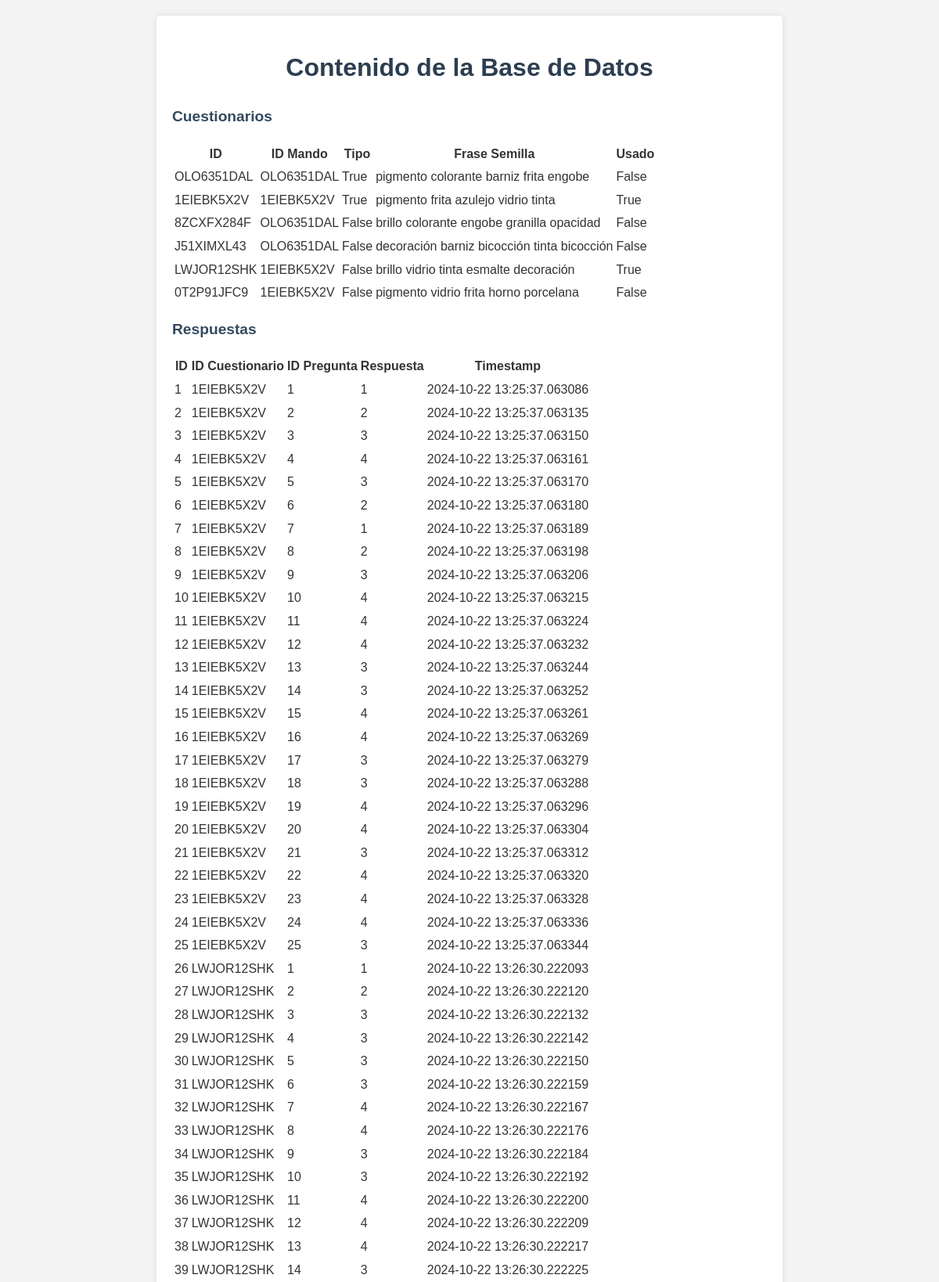
The page /database (upper part) on the database its author committed.
### models.py (models this page shows, shortened)
class Cuestionario(db.Model):
    id = db.Column(db.String(8), primary_key=True)  # Moved to the top
    manager_id = db.Column(db.String(8), nullable=False)  # manager_id follows id
    tipo = db.Column(db.Boolean, nullable=False)  # Changed to Boolean
    frase_semilla = db.Column(db.String(100), unique=True, nullable=False)
    usado = db.Column(db.Boolean, default=False)

class Respuesta(db.Model):
    cuestionario_id = db.Column(
        db.String(8), db.ForeignKey("cuestionario.id"), nullable=False
    )
    id = db.Column(db.Integer, primary_key=True)  # ID follows cuestionario_id
    id_pregunta = db.Column(db.Integer, nullable=False)
    respuesta = db.Column(db.Integer, nullable=False)
    timestamp = db.Column(db.DateTime, nullable=False)

### routes.py (the view)
@main.route("/database")
def database_content():
    cuestionarios = Cuestionario.query.all()
    respuestas = Respuesta.query.all()
    return render_template(
        "database.html", cuestionarios=cuestionarios, respuestas=respuestas
    )

### templates/database.html (shortened to what this page needs)
<!DOCTYPE html>
<html lang="es">
<head>
    <link rel="stylesheet" href="{{ url_for('static', filename='styles.css') }}">
</head>
<body>
<div class="container">
    <h1>Contenido de la Base de Datos</h1>
    <h2>Cuestionarios</h2>
    <table>
        <tr>
            <th>ID</th>
            <th>ID Mando</th>
            <th>Tipo</th>
            <th>Frase Semilla</th>
            <th>Usado</th>
        </tr>
        {% for cuestionario in cuestionarios %}
            <tr>
                <td>{{ cuestionario.id }}</td>
                <td>{{ cuestionario.manager_id }}</td>
                <td>{{ cuestionario.tipo }}</td>
                <td>{{ cuestionario.frase_semilla }}</td>
                <td>{{ cuestionario.usado }}</td>
            </tr>
        {% endfor %}
    </table>
    <h2>Respuestas</h2>
    <table>
        <tr>
            <th>ID</th>
            <th>ID Cuestionario</th>
            <th>ID Pregunta</th>
            <th>Respuesta</th>
            <th>Timestamp</th>
        </tr>
        {% for respuesta in respuestas %}
            <tr>
                <td>{{ respuesta.id }}</td>
                <td>{{ respuesta.cuestionario_id }}</td>
                <td>{{ respuesta.id_pregunta }}</td>
                <td>{{ respuesta.respuesta }}</td>
                <td>{{ respuesta.timestamp }}</td>
            </tr>
        {% endfor %}
    </table>
</div>
</body>
</html>

### static/styles.css (style rules this page uses)
body { font-family: Arial, sans-serif; line-height: 1.6; color: #333; max-width: 800px; margin: 0 auto; padding: 20px; background-color: #f4f4f4; }
.container, .welcome-container { background-color: #fff; padding: 20px; border-radius: 5px; box-shadow: 0 0 10px rgba(0, 0, 0, 0.1); }
h1, .welcome-title { color: #2c3e50; text-align: center; }
h2 { font-size: 1.2em; color: #34495e; }

### rows shown on the page
Cuestionario: id "OLO6351DAL", manager_id "OLO6351DAL", tipo "True", frase_semilla "pigmento colorante barniz frita engobe", usado "False"
Cuestionario: id "1EIEBK5X2V", manager_id "1EIEBK5X2V", tipo "True", frase_semilla "pigmento frita azulejo vidrio tinta", usado "True"
Cuestionario: id "8ZCXFX284F", manager_id "OLO6351DAL", tipo "False", frase_semilla "brillo colorante engobe granilla opacidad", usado "False"
Cuestionario: id "J51XIMXL43", manager_id "OLO6351DAL", tipo "False", frase_semilla "decoración barniz bicocción tinta bicocción", usado "False"
Cuestionario: id "LWJOR12SHK", manager_id "1EIEBK5X2V", tipo "False", frase_semilla "brillo vidrio tinta esmalte decoración", usado "True"
Cuestionario: id "0T2P91JFC9", manager_id "1EIEBK5X2V", tipo "False", frase_semilla "pigmento vidrio frita horno porcelana", usado "False"
Respuesta: id "1", cuestionario_id "1EIEBK5X2V", id_pregunta "1", respuesta "1", timestamp "2024-10-22 13:25:37.063086"
Respuesta: id "2", cuestionario_id "1EIEBK5X2V", id_pregunta "2", respuesta "2", timestamp "2024-10-22 13:25:37.063135"
Respuesta: id "3", cuestionario_id "1EIEBK5X2V", id_pregunta "3", respuesta "3", timestamp "2024-10-22 13:25:37.063150"
Respuesta: id "4", cuestionario_id "1EIEBK5X2V", id_pregunta "4", respuesta "4", timestamp "2024-10-22 13:25:37.063161"
Respuesta: id "5", cuestionario_id "1EIEBK5X2V", id_pregunta "5", respuesta "3", timestamp "2024-10-22 13:25:37.063170"
Respuesta: id "6", cuestionario_id "1EIEBK5X2V", id_pregunta "6", respuesta "2", timestamp "2024-10-22 13:25:37.063180"
Respuesta: id "7", cuestionario_id "1EIEBK5X2V", id_pregunta "7", respuesta "1", timestamp "2024-10-22 13:25:37.063189"
Respuesta: id "8", cuestionario_id "1EIEBK5X2V", id_pregunta "8", respuesta "2", timestamp "2024-10-22 13:25:37.063198"
Respuesta: id "9", cuestionario_id "1EIEBK5X2V", id_pregunta "9", respuesta "3", timestamp "2024-10-22 13:25:37.063206"
Respuesta: id "10", cuestionario_id "1EIEBK5X2V", id_pregunta "10", respuesta "4", timestamp "2024-10-22 13:25:37.063215"
Respuesta: id "11", cuestionario_id "1EIEBK5X2V", id_pregunta "11", respuesta "4", timestamp "2024-10-22 13:25:37.063224"
Respuesta: id "12", cuestionario_id "1EIEBK5X2V", id_pregunta "12", respuesta "4", timestamp "2024-10-22 13:25:37.063232"
Respuesta: id "13", cuestionario_id "1EIEBK5X2V", id_pregunta "13", respuesta "3", timestamp "2024-10-22 13:25:37.063244"
Respuesta: id "14", cuestionario_id "1EIEBK5X2V", id_pregunta "14", respuesta "3", timestamp "2024-10-22 13:25:37.063252"
Respuesta: id "15", cuestionario_id "1EIEBK5X2V", id_pregunta "15", respuesta "4", timestamp "2024-10-22 13:25:37.063261"
Respuesta: id "16", cuestionario_id "1EIEBK5X2V", id_pregunta "16", respuesta "4", timestamp "2024-10-22 13:25:37.063269"
Respuesta: id "17", cuestionario_id "1EIEBK5X2V", id_pregunta "17", respuesta "3", timestamp "2024-10-22 13:25:37.063279"
Respuesta: id "18", cuestionario_id "1EIEBK5X2V", id_pregunta "18", respuesta "3", timestamp "2024-10-22 13:25:37.063288"
Respuesta: id "19", cuestionario_id "1EIEBK5X2V", id_pregunta "19", respuesta "4", timestamp "2024-10-22 13:25:37.063296"
Respuesta: id "20", cuestionario_id "1EIEBK5X2V", id_pregunta "20", respuesta "4", timestamp "2024-10-22 13:25:37.063304"
Respuesta: id "21", cuestionario_id "1EIEBK5X2V", id_pregunta "21", respuesta "3", timestamp "2024-10-22 13:25:37.063312"
Respuesta: id "22", cuestionario_id "1EIEBK5X2V", id_pregunta "22", respuesta "4", timestamp "2024-10-22 13:25:37.063320"
Respuesta: id "23", cuestionario_id "1EIEBK5X2V", id_pregunta "23", respuesta "4", timestamp "2024-10-22 13:25:37.063328"
Respuesta: id "24", cuestionario_id "1EIEBK5X2V", id_pregunta "24", respuesta "4", timestamp "2024-10-22 13:25:37.063336"
Respuesta: id "25", cuestionario_id "1EIEBK5X2V", id_pregunta "25", respuesta "3", timestamp "2024-10-22 13:25:37.063344"
Respuesta: id "26", cuestionario_id "LWJOR12SHK", id_pregunta "1", respuesta "1", timestamp "2024-10-22 13:26:30.222093"
Respuesta: id "27", cuestionario_id "LWJOR12SHK", id_pregunta "2", respuesta "2", timestamp "2024-10-22 13:26:30.222120"
Respuesta: id "28", cuestionario_id "LWJOR12SHK", id_pregunta "3", respuesta "3", timestamp "2024-10-22 13:26:30.222132"
Respuesta: id "29", cuestionario_id "LWJOR12SHK", id_pregunta "4", respuesta "3", timestamp "2024-10-22 13:26:30.222142"
Respuesta: id "30", cuestionario_id "LWJOR12SHK", id_pregunta "5", respuesta "3", timestamp "2024-10-22 13:26:30.222150"
Respuesta: id "31", cuestionario_id "LWJOR12SHK", id_pregunta "6", respuesta "3", timestamp "2024-10-22 13:26:30.222159"
Respuesta: id "32", cuestionario_id "LWJOR12SHK", id_pregunta "7", respuesta "4", timestamp "2024-10-22 13:26:30.222167"
Respuesta: id "33", cuestionario_id "LWJOR12SHK", id_pregunta "8", respuesta "4", timestamp "2024-10-22 13:26:30.222176"
Respuesta: id "34", cuestionario_id "LWJOR12SHK", id_pregunta "9", respuesta "3", timestamp "2024-10-22 13:26:30.222184"
Respuesta: id "35", cuestionario_id "LWJOR12SHK", id_pregunta "10", respuesta "3", timestamp "2024-10-22 13:26:30.222192"
Respuesta: id "36", cuestionario_id "LWJOR12SHK", id_pregunta "11", respuesta "4", timestamp "2024-10-22 13:26:30.222200"
Respuesta: id "37", cuestionario_id "LWJOR12SHK", id_pregunta "12", respuesta "4", timestamp "2024-10-22 13:26:30.222209"
Respuesta: id "38", cuestionario_id "LWJOR12SHK", id_pregunta "13", respuesta "4", timestamp "2024-10-22 13:26:30.222217"
Respuesta: id "39", cuestionario_id "LWJOR12SHK", id_pregunta "14", respuesta "3", timestamp "2024-10-22 13:26:30.222225"
